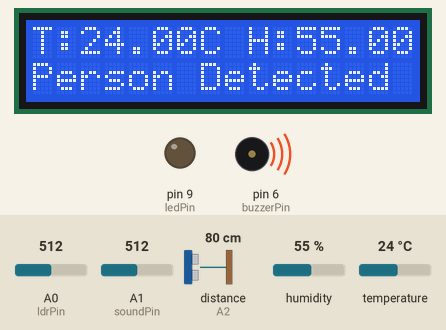
The sketch below on a simulated Arduino Uno, built with avr-gcc and run on an emulated ATmega328P. Shown: 16×2 character LCD, output pins drawn as LEDs (lit = HIGH), buzzer (waves = sounding). Wiring (inferred from the names in the program): ultrasonic range finder: trigger pin 10; echo A2. The inputs (shaded band) are chosen by the test bench; at power-on: distance to the obstacle (sensor on A2) 80 cm, temperature 24 °C, A1 (soundPin) = 512, A0 (ldrPin) = 512, humidity 55 %. The echo pulse lasts 58.3 µs per cm; pins used as bus, display or sensor lines are not drawn; what the sketch prints to the serial monitor is not drawn.

Above: at 3.2 s.
3.3 s: distance to the obstacle (sensor on A2) set to 250 cm
At 5.6 s:
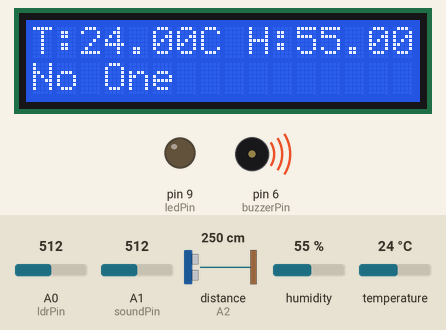
6.0 s: temperature set to 27 °C
At 6.6 s:
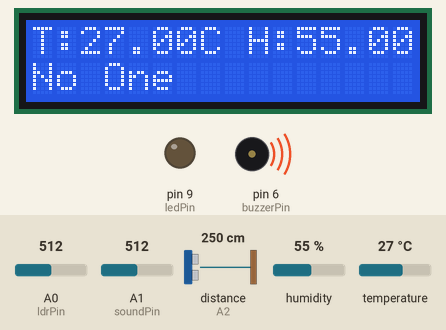
8.7 s: temperature set to 30 °C
At 11.1 s:
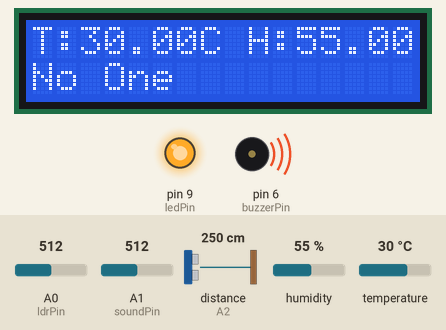
11.8 s: A1 (soundPin) set to 58
14.5 s: A1 (soundPin) set to 49
At 17.6 s:
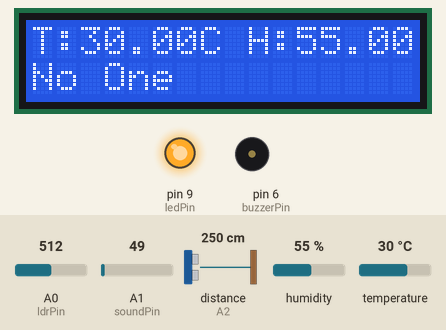
17.9 s: distance to the obstacle (sensor on A2) set to 2 cm
At 19.3 s:
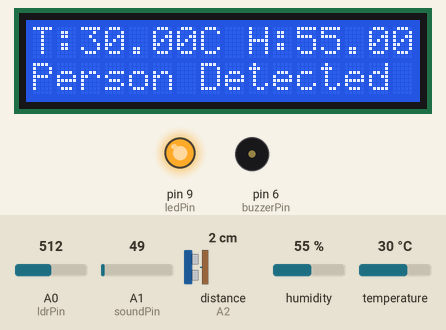
Timing chart, 0 to 20.9 s (numbered marks = the images above; inputs shaded):
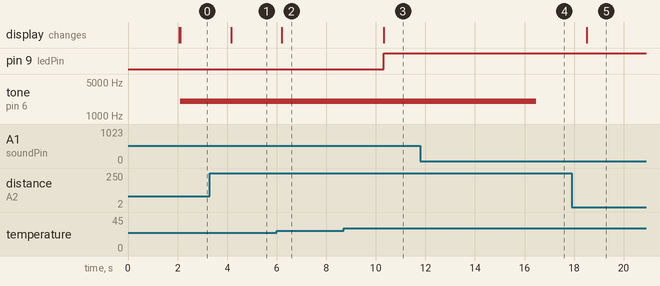

Measured:
- the behaviour switches between 28 and 29 °C on temperature (found by bisection; images 2 and 3)
- the behaviour switches between 56 and 55 on A1 (soundPin) (found by bisection; images 3 and 4)
- after the input at 3.3 s, the display: changes after 0.86 s (image 1)
- after the input at 6.0 s, the display: changes after 0.21 s (image 2)
- after the input at 8.7 s, pin 9 (ledPin): LOW → HIGH after 1.6 s; the display: changes after 1.6 s (image 3)
- after the input at 11.8 s, every drawn part: stays the same
- after the input at 14.5 s, tone on pin 6 (buzzerPin): 2000 Hz → silent after 2.0 s
- after the input at 17.9 s, the display: changes after 0.61 s (image 5)

The sketch:

smart_room_automation.ino
```cpp
#include <LiquidCrystal.h>
#include <DHT.h>

LiquidCrystal lcd(12, 11, 5, 4, 3, 2);

#define DHTPIN 8
#define DHTTYPE DHT11
DHT dht(DHTPIN, DHTTYPE);

const int trigPin = 10;
const int echoPin = A2;

const int ldrPin = A0;
const int soundPin = A1;
const int buzzerPin = 6;
const int ledPin = 9;

long duration;
float distance;

void setup() {
  Serial.begin(9600);
  lcd.begin(16, 2);
  dht.begin();

  pinMode(trigPin, OUTPUT);
  pinMode(echoPin, INPUT);
  pinMode(buzzerPin, OUTPUT);
  pinMode(ledPin, OUTPUT);

  lcd.print("Smart Room Ready");
  delay(2000);
  lcd.clear();
}

void loop() {
  digitalWrite(trigPin, LOW);
  delayMicroseconds(2);
  digitalWrite(trigPin, HIGH);
  delayMicroseconds(10);
  digitalWrite(trigPin, LOW);

  duration = pulseIn(echoPin, HIGH);
  distance = duration * 0.034 / 2;

  float temp = dht.readTemperature();
  float hum = dht.readHumidity();
  int ldrValue = analogRead(ldrPin);
  int soundValue = analogRead(soundPin);

  lcd.clear();
  lcd.setCursor(0, 0);
  lcd.print("T:");
  lcd.print(temp);
  lcd.print("C H:");
  lcd.print(hum);

  lcd.setCursor(0, 1);
  if (distance < 120) {
    lcd.print("Person Detected ");
  } else {
    lcd.print("No One         ");
  }

  if (soundValue > 55) {
    tone(buzzerPin, 2000);
  } else {
    noTone(buzzerPin);
  }

  if (temp > 28) {
    digitalWrite(ledPin, HIGH);
  } else {
    digitalWrite(ledPin, LOW);
  }

  Serial.print("Temp: "); Serial.print(temp);
  Serial.print(" | Hum: "); Serial.print(hum);
  Serial.print(" | Light: "); Serial.print(ldrValue);
  Serial.print(" | Sound: "); Serial.print(soundValue);
  Serial.print(" | Distance: "); Serial.println(distance);

  delay(2000);
}
```
